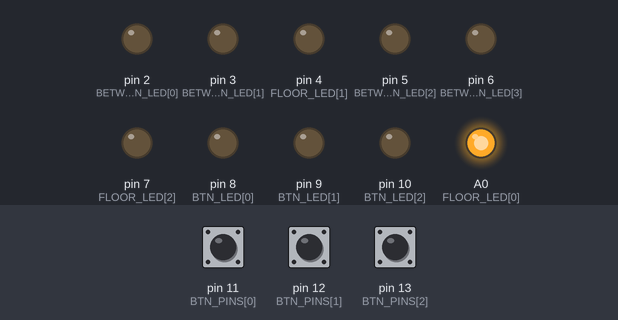
A sketch run on a simulated Arduino Uno, built with avr-gcc and run on an emulated ATmega328P. Shown: output pins drawn as LEDs (lit = HIGH). Inputs (shaded band) come from the test bench; at power-on: pin 12 (BTN_PINS[1]) LOW, pin 11 (BTN_PINS[0]) LOW, pin 13 (BTN_PINS[2]) LOW.

Above: at 1.2 s.
1.3 s: pin 12 (BTN_PINS[1]) pulled HIGH for 0.15 s
At 3.3 s:
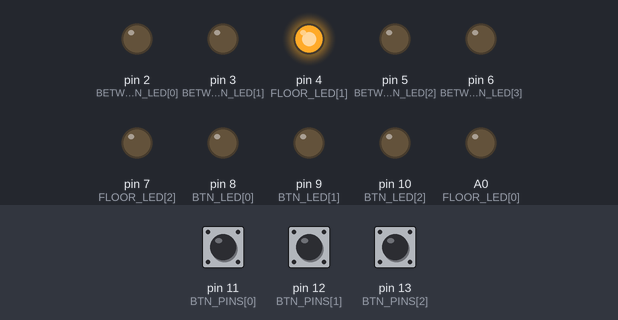
4.2 s: pin 11 (BTN_PINS[0]) pulled HIGH for 0.15 s
At 4.6 s:
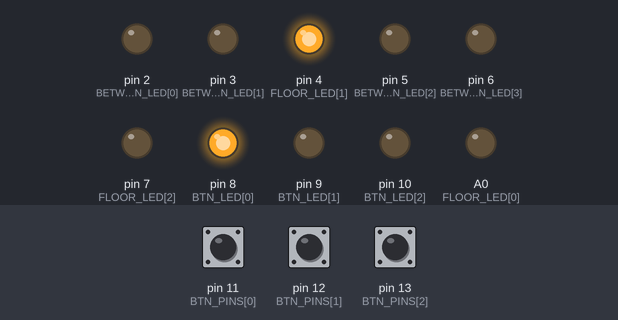
7.3 s: pin 13 (BTN_PINS[2]) pulled HIGH for 0.15 s
At 8.0 s:
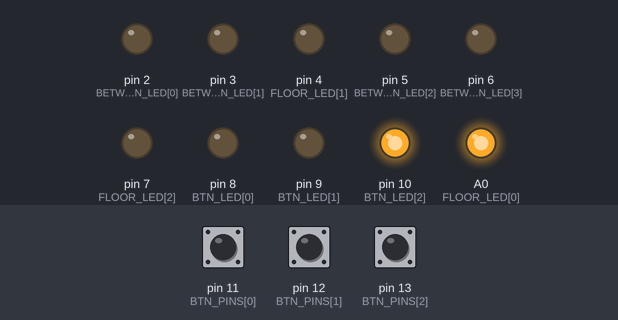
10.4 s: pin 11 (BTN_PINS[0]) pulled HIGH for 1 s
At 12.2 s:
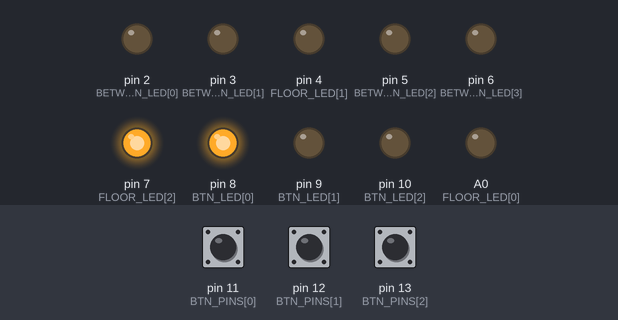
14.4 s: pin 12 (BTN_PINS[1]) pulled HIGH for 1 s
At 17.04 s:
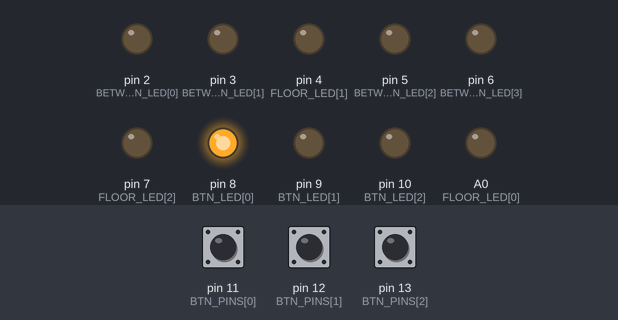
17.4 s: pin 13 (BTN_PINS[2]) pulled HIGH for 1 s
At 23.7 s:
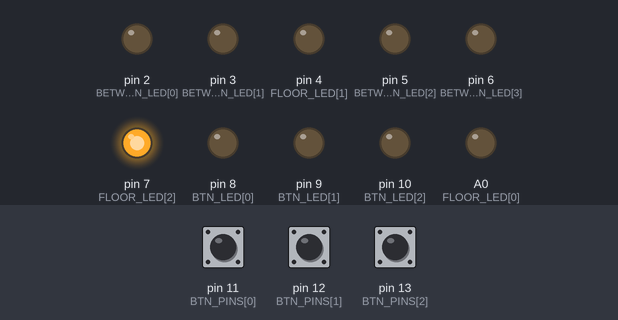
Timing chart, 0 to 24.7 s (numbered marks = the images above; inputs shaded):
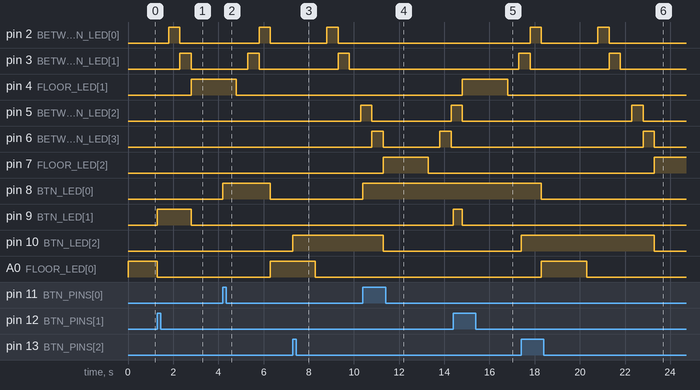

The sketch:

elevator.ino
```cpp
const int BTN_PINS[3]     = {11, 12, 13};
const int BTN_LED[3]      = {8, 9, 10};
const int FLOOR_LED[3]    = {A0, 4, 7};
const int BETWEEN_LED[4]  = {2, 3, 5, 6};

const unsigned long MOVE_STEP_MS = 500;   // 층 사이를 이동하는 데 걸리는 시간
const unsigned long DOOR_OPEN_MS = 1500;  // 문이 열려 있는 시간

int currentFloor = 0;  // 현재 엘리베이터 층(0,1,2)
bool requested[3] = {false, false, false};  // 각 층 호출 플래그

int lastBtnState[3] = {LOW, LOW, LOW};              // 버튼의 마지막 입력값(버튼 입력 변화 감지)
unsigned long pressStartMillis[3] = {0,0,0};        // 버튼 누름 시작 시각

const unsigned long LONG_PRESS_MS = 1000;           // 롱프레스(취소) 인식 시간
bool canceledWhileHold[3] = {false, false, false};  // 누름 중 취소 처리 여부(누른후 LONG_PRESS_MS가 지나면, true로 설정되어 중복 취소 방지)
bool pressStartedWithActiveRequest[3] = {false, false, false}; // 누름 시작 시 요청 활성화 여부("요청이 이미 활성화된 상태에서만" 취소가 동작하도록 하기 위해)
const unsigned long CANCEL_PROTECT_MS = 1000;       // 취소 보호 시간(롱프레스로 취소한 뒤, 일정 시간 동안은 같은 버튼에 대해 다시 요청을 등록할 수 없게)
unsigned long cancelProtectUntil[3] = {0,0,0};      // 취소 보호 종료 시각(now + CANCEL_PROTECT_MS)
const unsigned long BLINK_INTERVAL_MS = 100;        // LED 깜빡임 간격(ms)
const int BLINK_PHASES = 4;                         // LED 깜빡임 횟수
bool blinkActive[3] = {false, false, false};        // LED 깜빡임 활성화 여부
unsigned long blinkToggleNext[3] = {0,0,0};         // LED 다음 토글 시각
int blinkPhase[3] = {0,0,0};                        // LED 깜빡임 단계

int lastBtnLedState[3] = {LOW, LOW, LOW};           // 버튼 LED의 마지막 상태
int lastBetweenLedState[4] = {LOW, LOW, LOW, LOW};  // 층간 LED의 마지막 상태


enum MoveState { STOPPED, MOVING_UP, MOVING_DOWN, ARRIVING };  // 상태머신
MoveState moveState = STOPPED;                // 현재 엘리베이터 상태(STOPPED/MOVING/ARRIVING)
int betweenIdx = 0;                           // 층간 이동 애니메이션 단계(BETWEEN_LED[4] = {2, 3, 5, 6} 중에서 0,1,2 단계로 구분)
unsigned long betweenLastMillis = 0;          // 마지막 층간 애니메이션 갱신 시각(현재 시각(millis())과 betweenLastMillis의 차이가 MOVE_STEP_MS 이상이 되면 다음 애니메이션 단계로)
unsigned long arrivedUntil = 0;               // 도착(ARRIVING) 상태 유지 종료 시각(문이 열려 있는 시간(DOOR_OPEN_MS 등)을 계산하여 설정, 현재 시각(millis())이 arrivedUntil에 도달하면 도착 상태를 종료)
MoveState lastMoveDirection = STOPPED;        // 마지막 이동 방향(상/하 결정용)

void arriveAtFloor(unsigned long holdDurationMs, unsigned long extraMs = 0); // 함수선언: 도착 상태(ARRIVING)로 진입시키는 역할, "도착 처리"가 필요할 때마다 간단히 호출만

// 내부 헬퍼: 주어진 방향으로 이동 시작(중복된 초기화/LED 처리 통합)
static void startMovingTowards(int dir){
  moveState = (dir > 0) ? MOVING_UP : MOVING_DOWN;
  digitalWrite(FLOOR_LED[currentFloor], LOW);
  betweenIdx = 0;
  betweenLastMillis = millis();
}

// ARRIVING 상태에서 다시 이동을 시작할 때 쓰는 헬퍼
static void startMovingFromArrive(int dir, unsigned long now){
  moveState = (dir > 0) ? MOVING_UP : MOVING_DOWN;
  digitalWrite(FLOOR_LED[currentFloor], LOW);
  betweenIdx = 0;
  betweenLastMillis = now;
}

// 핀과 LED 상태 초기화
void setup() {
  for (int i=0;i<3;i++) {
    pinMode(BTN_PINS[i], INPUT);
    pinMode(BTN_LED[i], OUTPUT);
    digitalWrite(BTN_LED[i], LOW);
    pinMode(FLOOR_LED[i], OUTPUT);
    digitalWrite(FLOOR_LED[i], LOW);
  }
  for (int i=0;i<4;i++) {
    pinMode(BETWEEN_LED[i], OUTPUT);
    digitalWrite(BETWEEN_LED[i], LOW);
  }
  updateFloorLeds();
}

// 메인 루프: 입력 처리, LED 업데이트, 이동 스케줄링 및 실행
void loop() {
  readButtons();                // 1. 버튼 입력 및 요청 상태 갱신
  updateButtonLedStates();      // 2. 버튼 LED 상태(요청/블링크) 갱신
  selectNextRequestWhenStopped();   // 3. 멈춤(STOPPED) 상태에서 다음 요청 선택 및 이동 시작
  processMovementState();       // 4. 이동 상태 머신 실행 (상태별 동작)
}

// 모든 상태에서 버튼 LED를 requested[] 및 블링크 상태에 맞게 갱신
void updateButtonLedStates(){
  unsigned long now = millis();
  for (int i=0;i<3;i++){
    int target = LOW;
    if (blinkActive[i]){
      if (now >= blinkToggleNext[i]){
        bool on = (blinkPhase[i] % 2 == 0);
        target = on ? HIGH : LOW;
        blinkPhase[i]++;
        blinkToggleNext[i] = now + BLINK_INTERVAL_MS;
        if (blinkPhase[i] >= BLINK_PHASES){
          blinkActive[i] = false;
          target = LOW;
        }
      } else {
        bool on = (blinkPhase[i] % 2 == 0);
        target = on ? HIGH : LOW;
      }
    } else {
      target = requested[i] ? HIGH : LOW;
    }

    if (target != lastBtnLedState[i]){
      digitalWrite(BTN_LED[i], target);
      lastBtnLedState[i] = target;
    }
  }
}

// 모든 상태에서 버튼 입력을 읽어 requested[] 갱신(요청/취소/롱프레스)
void readButtons(){
  for(int i=0;i<3;i++){
    int reading = digitalRead(BTN_PINS[i]);
    if (reading != lastBtnState[i]){
      lastBtnState[i] = reading;
    }

    if (reading == HIGH){
      if (pressStartMillis[i] == 0){
        pressStartMillis[i] = millis();
        pressStartedWithActiveRequest[i] = requested[i];
        unsigned long now = pressStartMillis[i];
        if (now < cancelProtectUntil[i]){
        } else if (!requested[i]){
          requested[i] = true;
          digitalWrite(BTN_LED[i], HIGH);
        }
      } else {
        unsigned long heldNow = millis() - pressStartMillis[i];
        if (heldNow >= LONG_PRESS_MS && !canceledWhileHold[i] && pressStartedWithActiveRequest[i]){
          if (requested[i]){
            requested[i] = false;
            unsigned long now = millis();
            blinkActive[i] = true;
            blinkPhase[i] = 1;
            digitalWrite(BTN_LED[i], HIGH);
            blinkToggleNext[i] = now + BLINK_INTERVAL_MS;
            cancelProtectUntil[i] = now + CANCEL_PROTECT_MS;
          }
          canceledWhileHold[i] = true;
        }
      }
    } else {
      if (pressStartMillis[i] != 0){
        pressStartMillis[i] = 0;
        canceledWhileHold[i] = false;
        pressStartedWithActiveRequest[i] = false;
      }
    }
  }
}

// 멈춘 상태(STOPPED)이면 가장 가까운 요청을 선택해 이동 시작
void selectNextRequestWhenStopped(){
  if (moveState != STOPPED) return;

  // 현재 층이 요청된 경우 바로 도착 처리
  if (requested[currentFloor]){
    arriveAtFloor(DOOR_OPEN_MS);
    return;
  }

  int upFloor = -1, downFloor = -1;  // upFloor, downFloor: 위쪽/아래쪽에서 요청된 층의 인덱스(없으면 -1)
  int upDist = 100, downDist = 100;  // 현재 층에서 위/아래 요청까지의 거리(몇 층 차이인지)

  // 위쪽/아래쪽에서 가장 가까운 요청을 각각 찾음
  for (int i = 0; i < 3; ++i){
    if (!requested[i]) continue;
    int d = abs(i - currentFloor);
    if (i > currentFloor && d < upDist){ upDist = d; upFloor = i; }
    else if (i < currentFloor && d < downDist){ downDist = d; downFloor = i; }
  }

  // 우선 위쪽(또는 더 가까운 쪽)을 선택, 없으면 아래쪽
  if (upFloor >= 0 || downFloor >= 0){
    if (upFloor >= 0 && (downFloor < 0 || upDist <= downDist)){
      startMovingTowards(+1);
    } else {
      startMovingTowards(-1);
    }
  }
}

// 층간 LED 모두 끄기 (중복 쓰기 방지를 위해 최적화됨)
void clearBetweenLeds(){
  for (int i=0;i<4;i++){
    if (lastBetweenLedState[i] != LOW){
      digitalWrite(BETWEEN_LED[i], LOW);
      lastBetweenLedState[i] = LOW;
    }
  }
}

// 주어진 방향으로 이동 애니메이션과 층 전환을 처리
// dir: +1 = 위로, -1 = 아래로
void handleMoving(int dir, unsigned long now){
  int firstIdx = (dir > 0) ? ((currentFloor==0) ? 0 : 2) : ((currentFloor==2) ? 2 : 0);
  if (now - betweenLastMillis < MOVE_STEP_MS) return;
  betweenLastMillis = now;

  if (betweenIdx >= 2){
    currentFloor += dir;
    if (currentFloor < 0) currentFloor = 0;
    if (currentFloor > 2) currentFloor = 2;
    clearBetweenLeds();
    lastMoveDirection = (dir > 0) ? MOVING_UP : MOVING_DOWN;
    if (requested[currentFloor]){
      arriveAtFloor(DOOR_OPEN_MS, MOVE_STEP_MS);
      return;
    }
    bool above = pendingAbove();
    bool below = pendingBelow();
    if (!above && !below){
      moveState = STOPPED;
      updateFloorLeds();
    } else {
      betweenIdx = 0;
      betweenLastMillis = now;
    }
  } else {
    clearBetweenLeds();
    int idx = (dir > 0) ? (firstIdx + betweenIdx) : (firstIdx + (1 - betweenIdx));
    if (lastBetweenLedState[idx] != HIGH) {
      digitalWrite(BETWEEN_LED[idx], HIGH);
      lastBetweenLedState[idx] = HIGH;
    }
    betweenIdx++;
  }
}

// ARRIVING(도착/문 열림) 상태에서의 처리 로직
void handleArriving(unsigned long now){
  if (now < arrivedUntil) return;
  if (currentFloor >=0 && currentFloor < 3){
    requested[currentFloor] = false;
    digitalWrite(BTN_LED[currentFloor], LOW);
  }
  updateFloorLeds();
  bool above = pendingAbove();
  bool below = pendingBelow();
  if (lastMoveDirection == MOVING_UP){
    if (above){ startMovingFromArrive(+1, now); }
    else if (below){ startMovingFromArrive(-1, now); }
    else { moveState = STOPPED; }
  } else if (lastMoveDirection == MOVING_DOWN){
    if (below){ startMovingFromArrive(-1, now); }
    else if (above){ startMovingFromArrive(+1, now); }
    else { moveState = STOPPED; }
  } else {
    if (above){ startMovingFromArrive(+1, now); }
    else if (below){ startMovingFromArrive(-1, now); }
    else { moveState = STOPPED; }
  }
}

// 현재 moveState에 따라 이동 핸들러 호출
void processMovementState(){
  if (moveState == STOPPED) return;
  unsigned long now = millis();
  if (moveState == MOVING_UP) handleMoving(+1, now);
  else if (moveState == MOVING_DOWN) handleMoving(-1, now);
  else if (moveState == ARRIVING) handleArriving(now);
}

// ARRIVING 상태 진입: 층 LED 표시 및 도착 종료 시간 설정
void arriveAtFloor(unsigned long holdDurationMs, unsigned long extraMs){
  updateFloorLeds();
  digitalWrite(BTN_LED[currentFloor], LOW); // 도착 즉시 호출 LED 끔
  arrivedUntil = millis() + holdDurationMs + extraMs;
  (void)holdDurationMs;
  (void)extraMs;
  moveState = ARRIVING;
}

int lastFloorLedState[3] = {LOW, LOW, LOW};
// 층 표시 LED 업데이트; 중복 쓰기 방지
void updateFloorLeds(){
  for (int i=0;i<3;i++){
    int target = (i==currentFloor) ? HIGH : LOW;
    if (target != lastFloorLedState[i]){
      digitalWrite(FLOOR_LED[i], target);
      lastFloorLedState[i] = target;
    }
  }
}

// 현재 층 위에 남은 호출이 있는지 확인
bool pendingAbove(){
  for (int i=currentFloor+1;i<3;i++) if (requested[i]) return true;
  return false;
}

// 현재 층 아래에 남은 호출이 있는지 확인
bool pendingBelow(){
  for (int i=0;i<currentFloor;i++) if (requested[i]) return true;
  return false;
}
```

Measured:
- after the input at 1.3 s, pin 2 (BETWEEN_LED[0]): LOW → HIGH after 0.50 s, → LOW 0.50 s later; pin 3 (BETWEEN_LED[1]): LOW → HIGH after 1.0 s, → LOW 0.50 s later; pin 4 (FLOOR_LED[1]): LOW → HIGH after 1.5 s; pin 9 (BTN_LED[1]): LOW → HIGH at once, → LOW 1.5 s later; A0 (FLOOR_LED[0]): HIGH → LOW at once
- after the input at 4.2 s, pin 2 (BETWEEN_LED[0]): LOW → HIGH after 1.6 s, → LOW 0.50 s later; pin 3 (BETWEEN_LED[1]): LOW → HIGH after 1.1 s, → LOW 0.50 s later; pin 4 (FLOOR_LED[1]): HIGH → LOW after 0.60 s; pin 8 (BTN_LED[0]): LOW → HIGH at once, → LOW 2.1 s later; A0 (FLOOR_LED[0]): LOW → HIGH after 2.1 s
- after the input at 7.3 s, pin 2 (BETWEEN_LED[0]): LOW → HIGH after 1.5 s, → LOW 0.50 s later; pin 3 (BETWEEN_LED[1]): LOW → HIGH after 2.0 s, → LOW 0.50 s later; pin 5 (BETWEEN_LED[2]): LOW → HIGH after 3.0 s; pin 10 (BTN_LED[2]): LOW → HIGH at once; A0 (FLOOR_LED[0]): HIGH → LOW after 1.0 s
- after the input at 10.4 s, pin 8 (BTN_LED[0]): LOW → HIGH at once
- after the input at 14.4 s, pin 2 (BETWEEN_LED[0]): stays LOW (without the input it goes to HIGH after 1.4 s); pin 4 (FLOOR_LED[1]): LOW → HIGH after 0.40 s, → LOW 2.0 s later
- after the input at 17.4 s, pin 5 (BETWEEN_LED[2]): LOW → HIGH after 4.9 s, → LOW 0.50 s later; pin 6 (BETWEEN_LED[3]): LOW → HIGH after 5.4 s, → LOW 0.50 s later; pin 7 (FLOOR_LED[2]): LOW → HIGH after 5.9 s; pin 10 (BTN_LED[2]): LOW → HIGH at once, → LOW 5.9 s later
- by itself, pin 6 (BETWEEN_LED[3]): alternates HIGH for 0.50 s and LOW for 2.5 s
